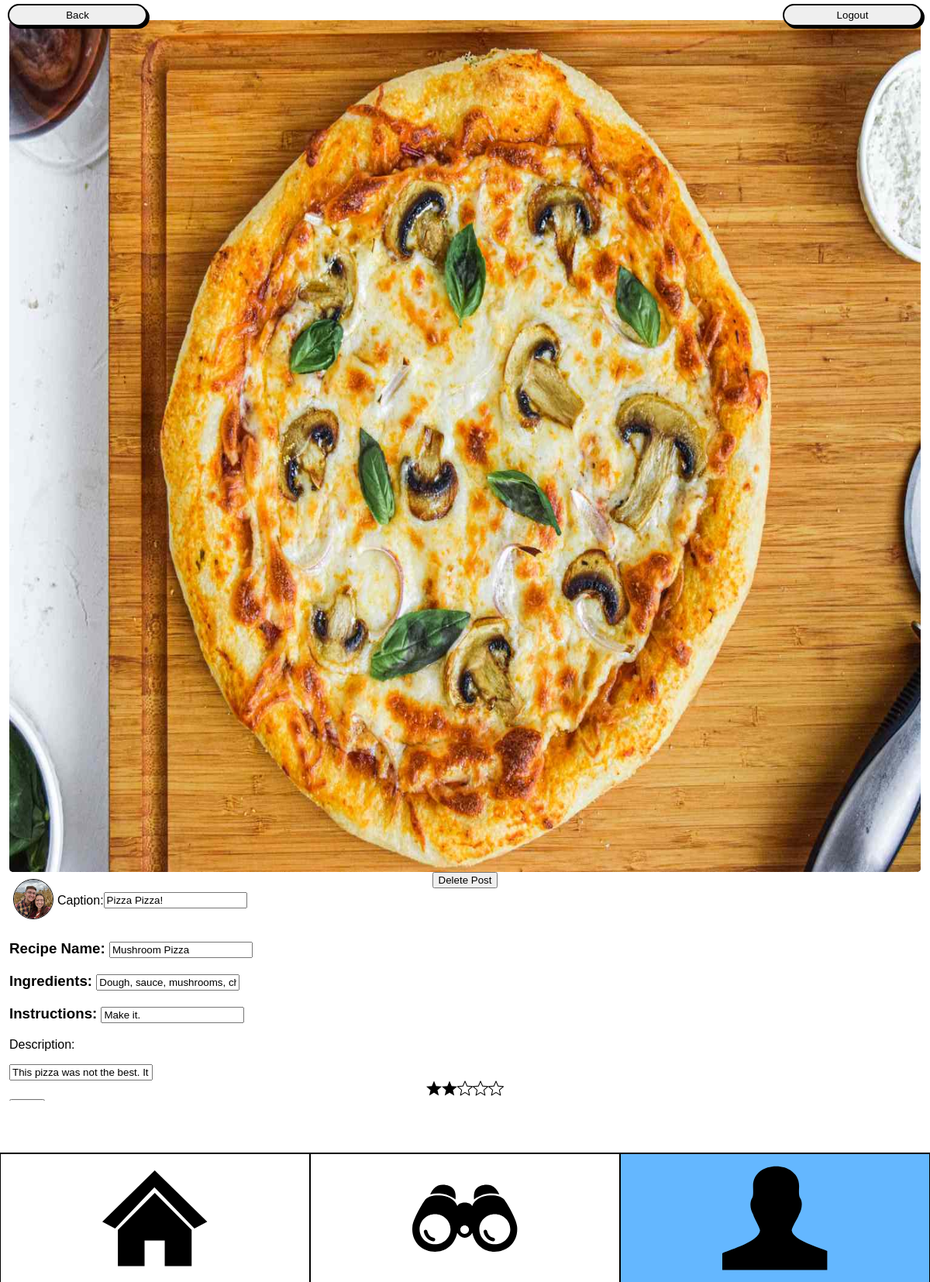
/edit/26/, run on an earlier commit of the app's database.
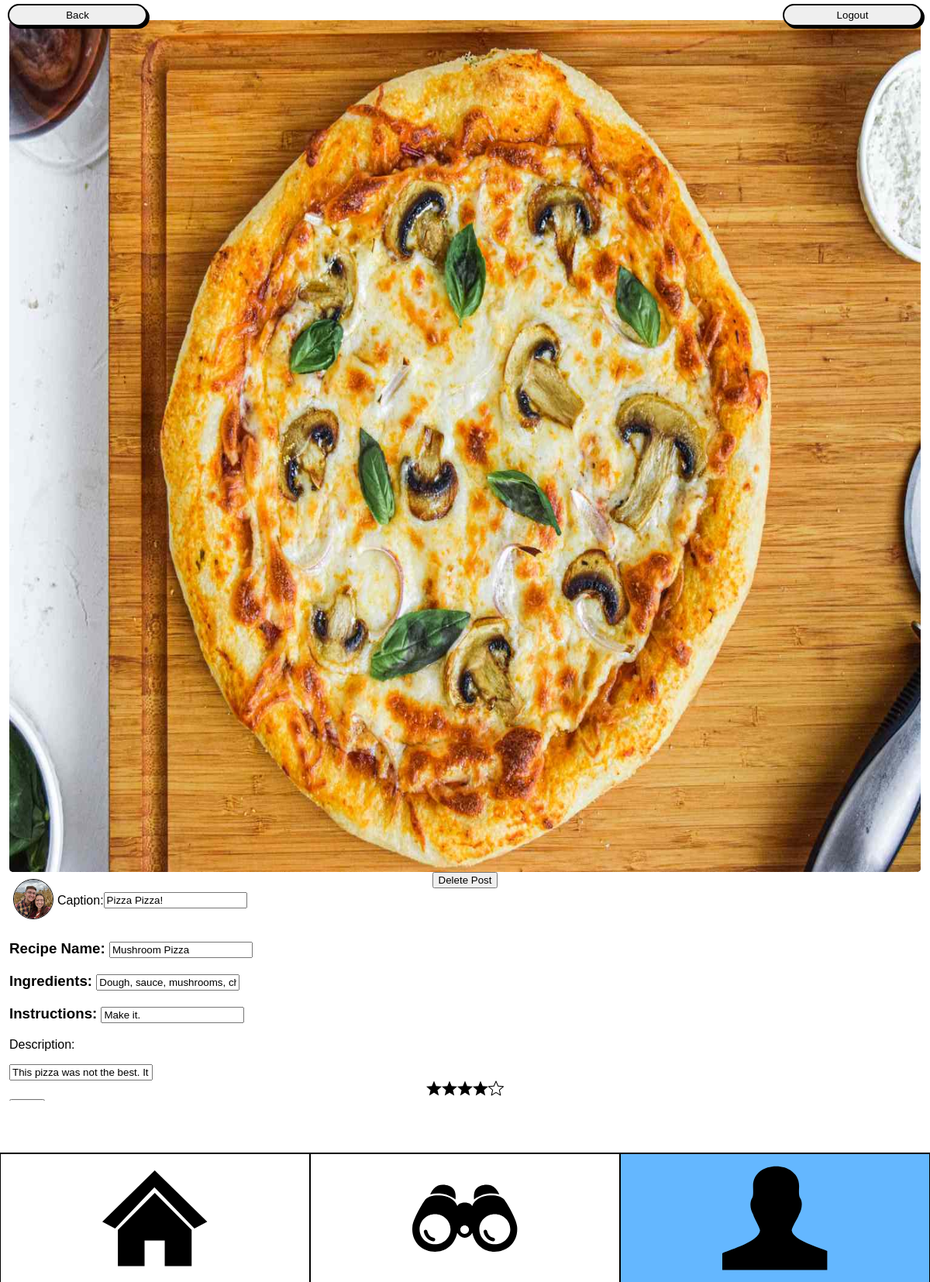
And on a later commit of the database.
### friends_haven_app/views.py (the view)
# urls.py: path('edit/<int:postId>/',views.editPost, name='editPost'),
def editPost(request, postId):
    post = Post.objects.get(id=postId)
    data = {
        'post':post,
        'edit':True
    }
    return render(request, 'editPost.html', data)

### friends_haven_app/models.py (called while the page is built)
    def __str__(self):
        return f'{self.user.username}'

    def getSections(self):
        return json.loads(self.sections)

    def getAnswers(self):
        return json.loads(self.answers)

### friends_haven_app/templates/editPost.html (shortened to what this page needs)
{% extends "base.html" %}
{% load static %}
{% block content %}
<head>
    <link rel="stylesheet" type="text/css" href="{% static 'css/home.css' %}">
</head>
<body>
    <button onclick="goBack()" class="back">Back</button>
    <div class="section">
        <div class="item large">
            <form action="{% url 'saveEdit' post.id %}" method="post">
                {% if post.image %}
                <img class="itemImg" src="{{ post.image.url }}" width="100%" height="100%">
                {% endif %}
                <div class="capCon">
                    <a href="/account/{{post.creator}}">
                        {% if post.creator.profile_picture %}
                            <img class="profilePic" src="{{ post.creator.profile_picture.url }}" width="100%" height="100%">
                        {% else %}
                            <img class="profilePic" src="{% static 'images/default.jpg' %}" width="100%" height="100%">
                        {% endif %}
                    </a>
                    <p>Caption:</p>
                    <input type="textarea" value="{{ post.caption }}" name="caption">
                </div>
                <div class="description">
                    {% include 'categories.html' %}
                    <p>Description:</p>
                    <input value="{{ post.description }}" name="description" >
                </div>
                <div class="stars">
                    <div class="star" onclick="starCount(0)">
                    </div>
                    <div class="star" onclick="starCount(1)">
                    </div>
                    <div class="star" onclick="starCount(2)">
                    </div>
                    <div class="star" onclick="starCount(3)">
                    </div>
                    <div class="star" onclick="starCount(4)">
                    </div>
                </div>
                <input type="submit" value="Save">
            </form>
            <form action="{% url 'deletePost' post.id %}" method="post">
                <input type="submit" value="Delete Post">
            </form>
        </div>
    </div>
</body>
{% endblock %}

What changed in the data, as far as the page shows it:
changed Post "Pizza Pizza!": rate 2 → 4 (drawn)
